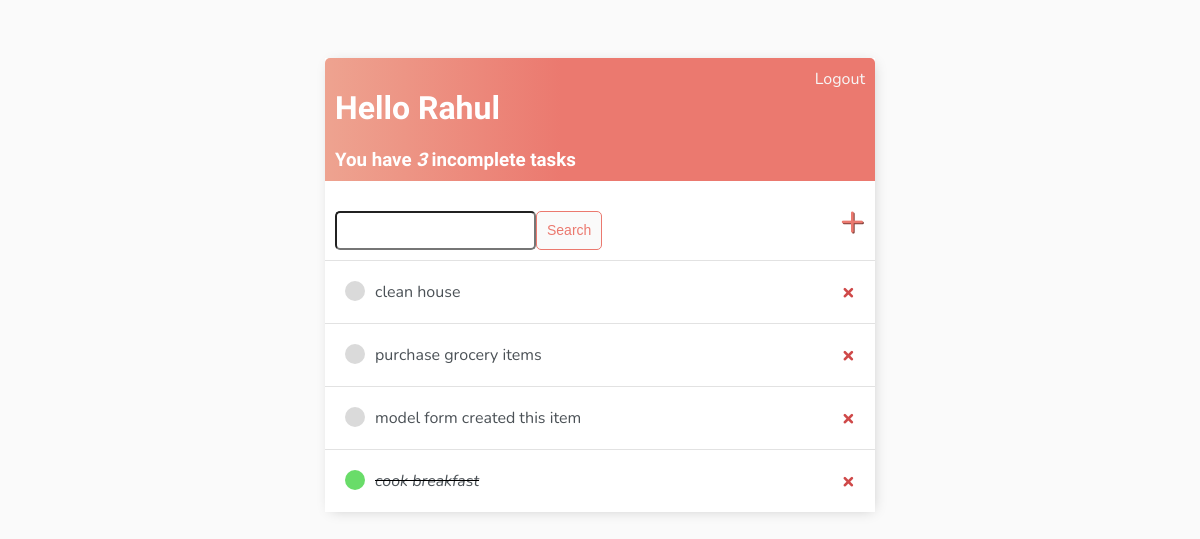
Page / (signed in) on the earlier database version.
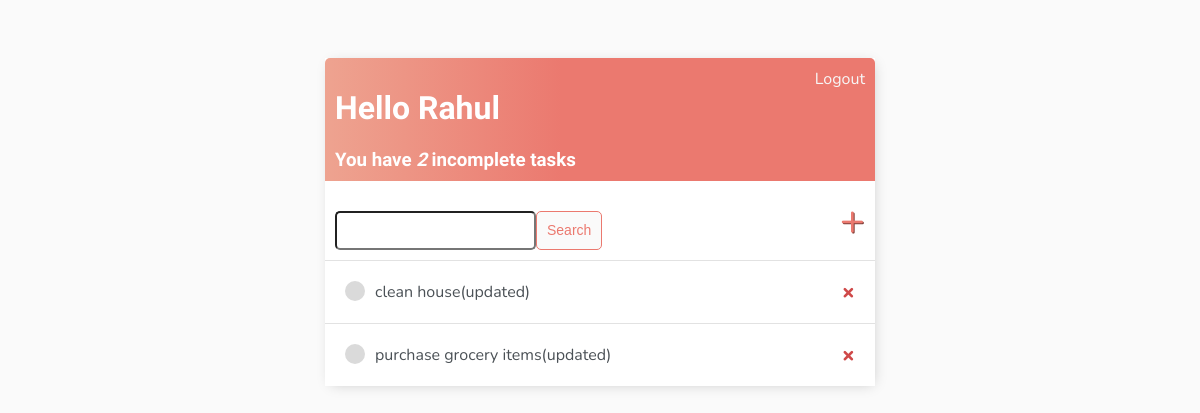
Same page on the later database version.
### base/models.py (models this page shows)
class Task(models.Model):
    user = models.ForeignKey(User, on_delete=models.CASCADE, null=True, blank=True)
    title = models.CharField(max_length=200)
    description = models.TextField(null=True, blank=True)
    complete = models.BooleanField(default=False)
    created = models.DateTimeField(auto_now_add=True)
    def __str__(self):
        return self.title
    class Meta:
        ordering = ['complete']

### base/views.py (the view)
class TaskList(LoginRequiredMixin, ListView):
    model = Task
    context_object_name = 'tasks'
    def get_context_data(self, **kwargs):
        context = super().get_context_data(**kwargs)
        context['tasks'] = context['tasks'].filter(user=self.request.user)
        context['count'] = context['tasks'].filter(complete=False).count()
        search_input = self.request.GET.get('search-value') or ''
        if search_input:
            context['tasks'] = context['tasks'].filter(title__startswith=search_input)
            context['search_input'] = search_input
        return context

### base/templates/base/task_list.html
{% extends 'base/main.html' %}
{% block content %}
<div class="header-bar">
    <div>
        <h1>Hello {{request.user|title}}</h1>
        <h3 style="margin: 0">You have <i>{{count}}</i> incomplete task{{count|pluralize:"s"}}</h3>
    </div>
    {% if request.user.is_authenticated %}
    <a href="{% url 'logout' %}">Logout</a>
    {% else %}
    <a href="{% url 'login' %}">Login</a>
    {% endif %}
</div>
<div id="search-add-wrapper">
    <form method="GET" style="margin-top: 20px; display: flex;">
        <input type="text" name="search-value" value="{{search_input}}">
        <input type="submit" class="button" value="Search">
    </form>
    <a id="add-link" href="{% url 'task-create' %}">&#43;</a>
</div>
<div class="task-items-wrapper">
    {% for task in tasks %}
    <div class="task-wrapper">
        {% if task.complete %}
        <div class="task-title">
            <div class="task-complete-icon"></div>
            <i><s><a href="{% url 'task-update' task.id %}">{{task}}</a></s></i>
        </div>
        <a class="delete-link" href="{% url 'task-delete' task.id %}">&#215;</a>
        {% else %}
        <div class="task-title">
            <div class="task-incomplete-icon"></div>
            <a href="{% url 'task-update' task.id %}">{{task}}</a>
        </div>
        <a class="delete-link" href="{% url 'task-delete' task.id %}">&#215;</a>
        {% endif %}
    </div>
    {% empty %}
    <h3>No item in the list</h3>
    {% endfor %}
</div>
{% endblock content %}

Differences in the rows shown:
removed Task: title "model form created this item"
removed Task: title "cook breakfast"
changed Task: title "clean house" → "clean house(updated)"
changed Task: title "purchase grocery items" → "purchase grocery items(updated)"
Other differences:
{{ count }}: "3" → "2"
